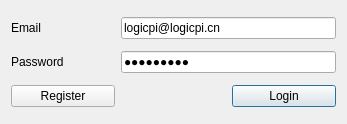
<?xml version="1.0" encoding="UTF-8"?>
<ui version="4.0">
 <class>DialogLogin</class>
 <widget class="QDialog" name="DialogLogin">
  <property name="geometry">
   <rect>
    <x>0</x>
    <y>0</y>
    <width>347</width>
    <height>124</height>
   </rect>
  </property>
  <property name="windowTitle">
   <string>Login</string>
  </property>
  <layout class="QGridLayout" name="gridLayout">
   <item row="1" column="1" colspan="2">
    <widget class="QLineEdit" name="lineEdit_Password">
     <property name="text">
      <string>3.1415926</string>
     </property>
     <property name="echoMode">
      <enum>QLineEdit::Password</enum>
     </property>
    </widget>
   </item>
   <item row="0" column="1" colspan="2">
    <widget class="QLineEdit" name="lineEdit_Email">
     <property name="text">
      <string>logicpi@logicpi.cn</string>
     </property>
    </widget>
   </item>
   <item row="0" column="0">
    <widget class="QLabel" name="label">
     <property name="text">
      <string>Email</string>
     </property>
    </widget>
   </item>
   <item row="1" column="0">
    <widget class="QLabel" name="label_2">
     <property name="text">
      <string>Password</string>
     </property>
    </widget>
   </item>
   <item row="3" column="2">
    <widget class="QPushButton" name="pushButton_Login">
     <property name="text">
      <string>Login</string>
     </property>
    </widget>
   </item>
   <item row="3" column="0">
    <widget class="QPushButton" name="pushButton_Register">
     <property name="text">
      <string>Register</string>
     </property>
    </widget>
   </item>
  </layout>
 </widget>
 <resources/>
 <connections/>
</ui>
